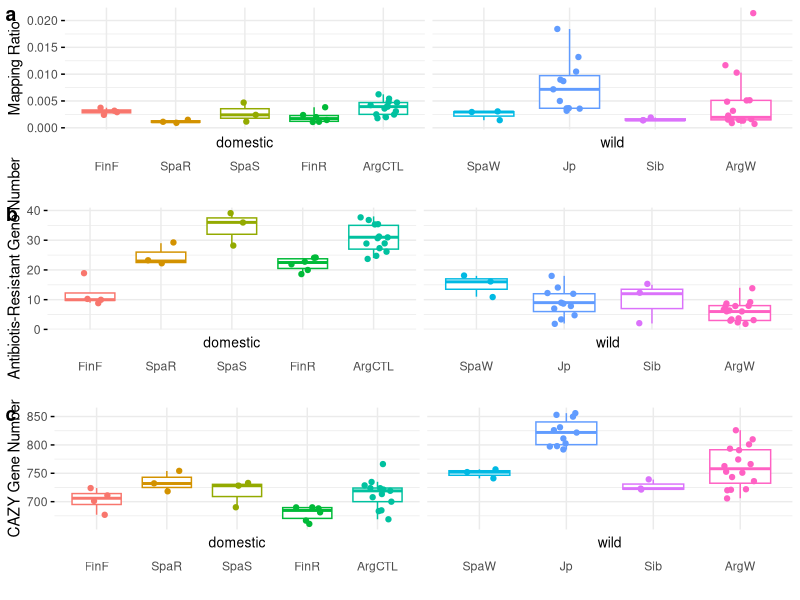

This chart was generated by the following R code:
#!/usr/bin/Rscript
library(ggpubr)
library(reshape2)	
#"#87CEEB", "#B03060"))
Main <- read.table("HorseMicrobiotaChara.status.txt",head=T)

 p = ggboxplot(Main,xlab="",ylab="Mapping Ratio","cohort","MappingRatio",add="jitter",color="cohort",ggtheme=theme_minimal())
 p = p + facet_wrap(~status,strip.position="bottom",scales="free_x")
G1 =  p +  theme(legend.position="none", axis.ticks.x =element_blank(),strip.text.x = element_text(colour = "black", size = 10))


 p = ggboxplot(Main,xlab="",ylab="Antibiotis-Resistant Gene Number","cohort","AntibiotisResistantGeneNumber",add="jitter",color="cohort",ggtheme=theme_minimal())
 p = p + facet_wrap(~status,strip.position="bottom",scales="free_x")
G2 =  p +  theme(legend.position="none", axis.ticks.x =element_blank(),strip.text.x = element_text(colour = "black", size = 10))



 p = ggboxplot(Main,xlab="",ylab="CAZY Gene Number","cohort","CAZYgeneNumber",add="jitter",color="cohort",ggtheme=theme_minimal())
 p = p + facet_wrap(~status,strip.position="bottom",scales="free_x")
G3 =  p +  theme(legend.position="none", axis.ticks.x =element_blank(),strip.text.x = element_text(colour = "black", size = 10))

 ggarrange(G1,G2,G3,nrow=3,labels=letters[1:3])
